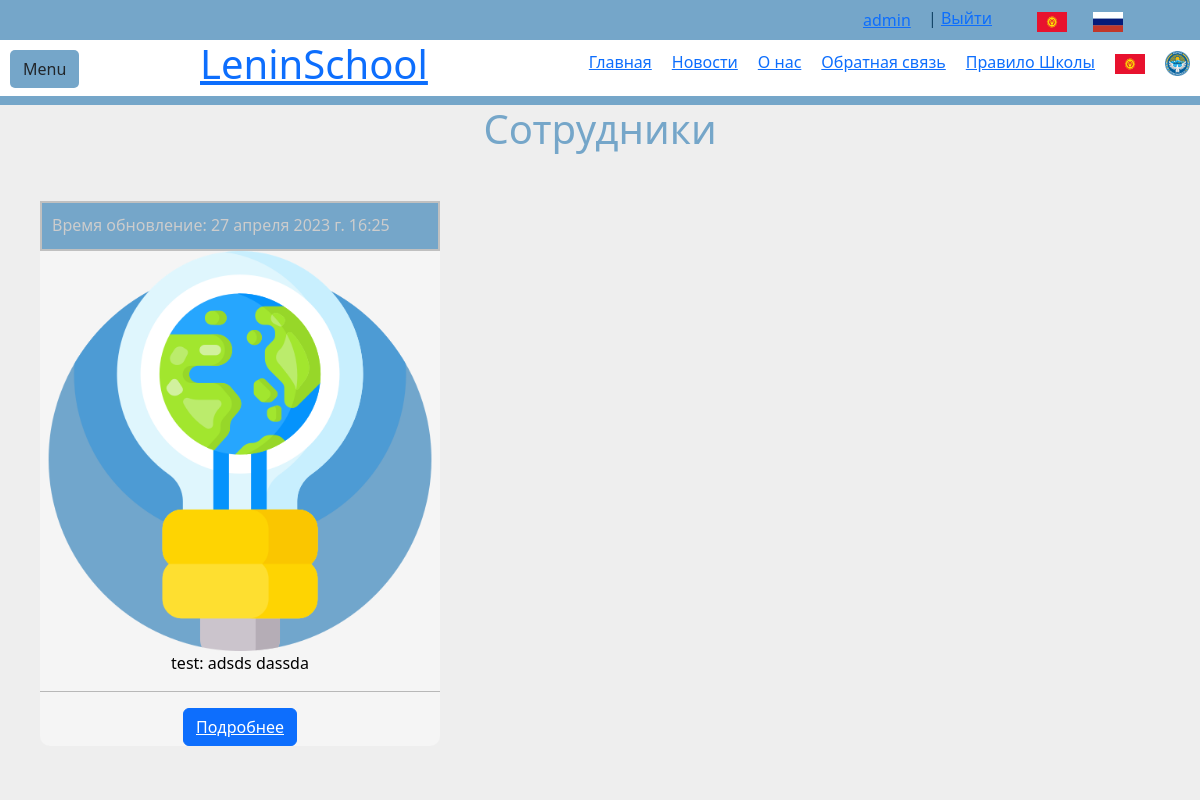
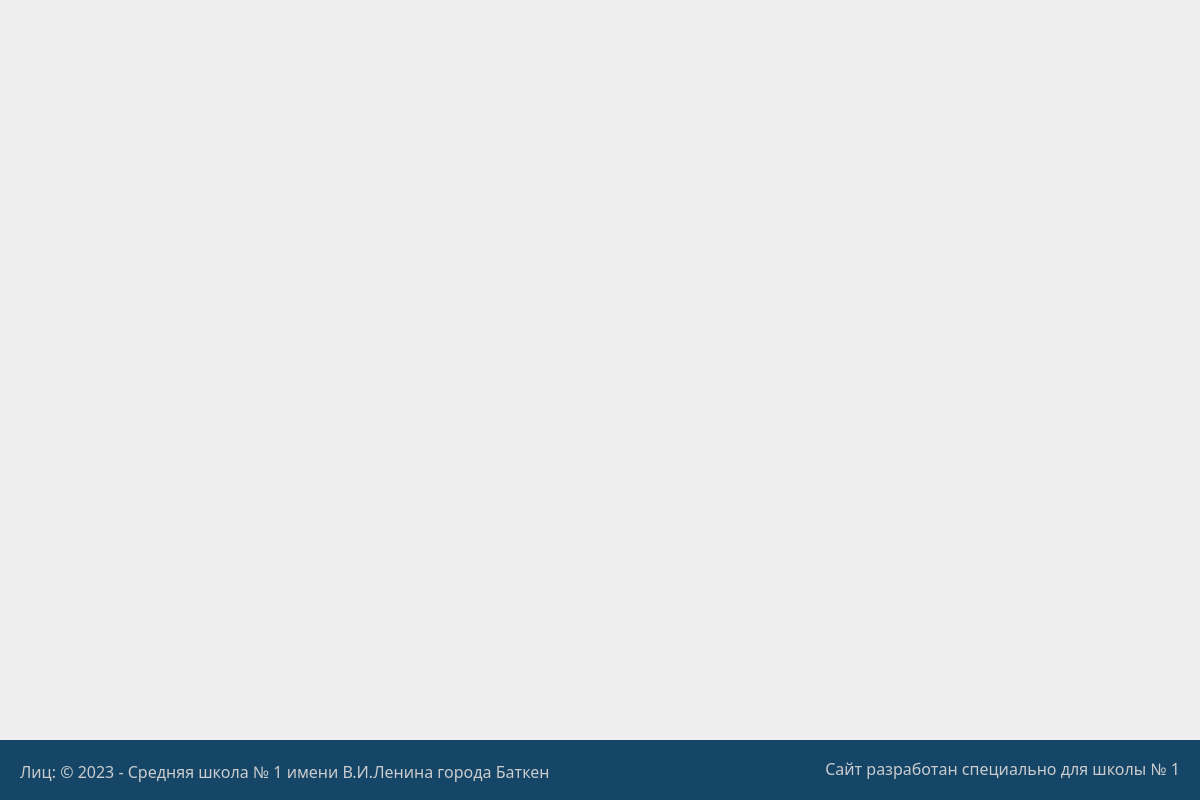
The page /employees/ (signed in) on the database as committed earlier (2 pictures, top to bottom).
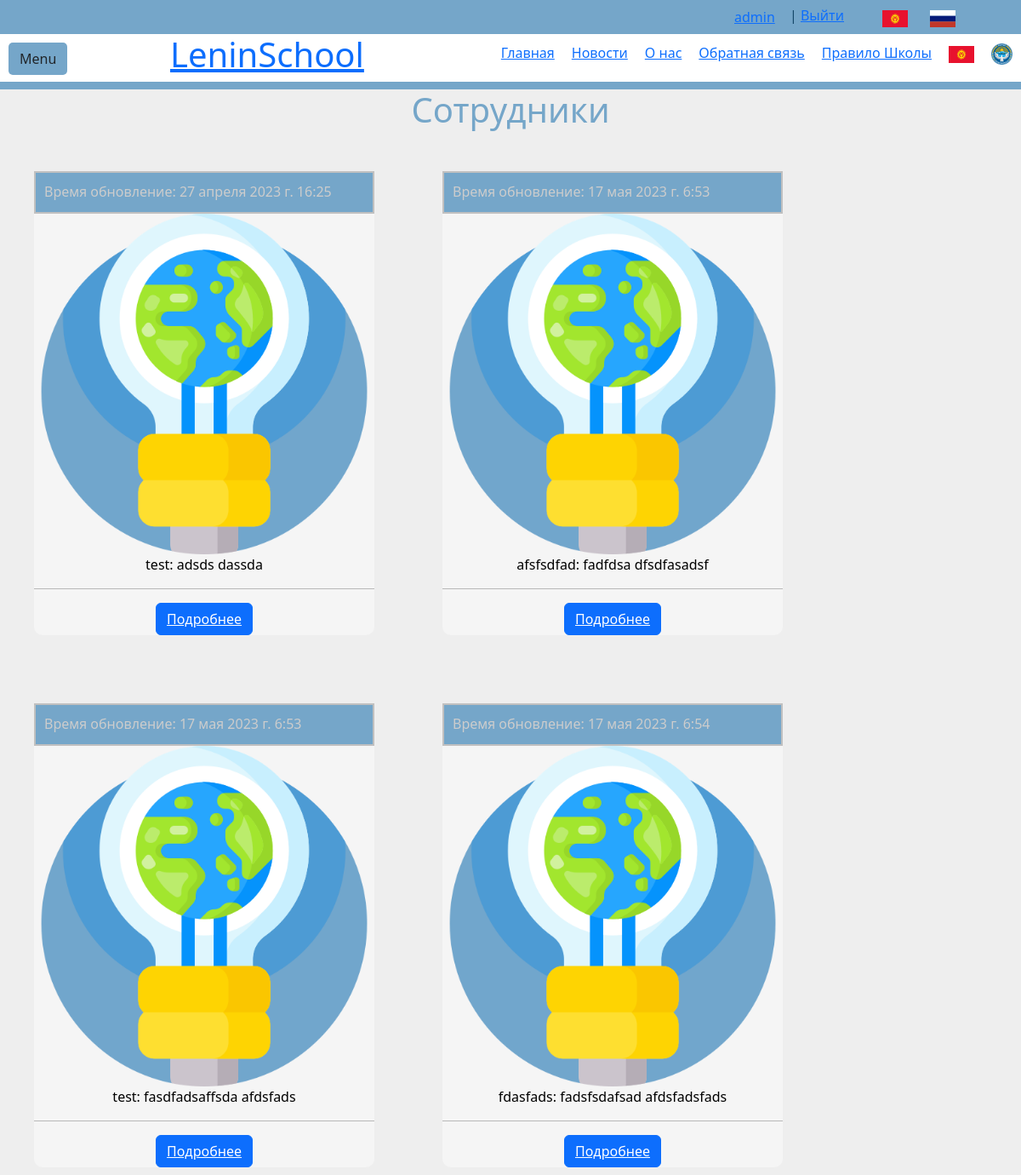
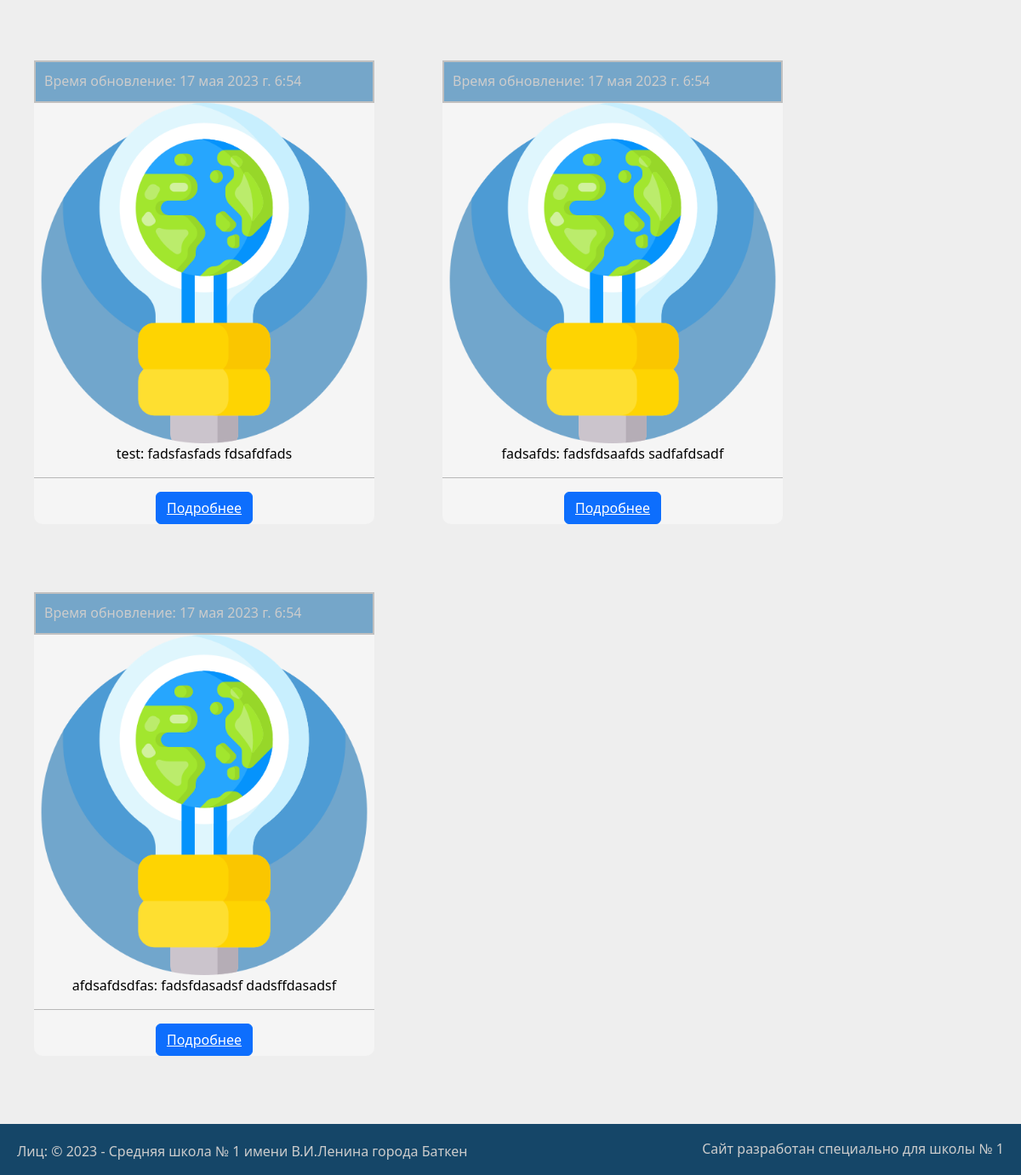
The same page on the database as committed later (2 pictures, top to bottom).
### main/models.py (models this page shows, shortened)
class Employees(models.Model):
    name = models.CharField(verbose_name='Имя', max_length=255)
    surname = models.CharField(verbose_name='Фимилия', max_length=255)
    slug = models.SlugField(max_length=255, unique=True, db_index=True, verbose_name='URL')
    info = models.TextField(verbose_name='Контент', null=True)
    email = models.EmailField(verbose_name='Почта', max_length=255)
    phone = models.IntegerField(verbose_name='Номер телефона пр. (996701500422)')
    photo = models.ImageField(verbose_name='Фотография', upload_to='photos/employees/%Y/', null=True, blank=True)
    status = models.CharField(verbose_name='Статус', max_length=255)
    document = models.FileField(verbose_name='Документ в pdf формате', upload_to='documents/employees/%Y/%m/%d/',
                                null=True, blank=True,
                                validators=[FileExtensionValidator(allowed_extensions=['pdf', ])])
    time_create = models.DateTimeField(verbose_name='Время создание', auto_now_add=True)
    time_update = models.DateTimeField(verbose_name='Время обновление', auto_now=True)
    is_published = models.BooleanField(verbose_name='Публикация', default=True)
    class Meta:
        verbose_name = 'Сотрудники'
        verbose_name_plural = 'Сотрудники'
        ordering = ['id']

### main/views.py (the view)
# urls.py: path('employees/', EmployeesView.as_view(), name='employees'),
class EmployeesView(DataMixin, ListView):
    paginate_by = 10
    model = Employees
    template_name = 'main/employees.html'
    def get_context_data(self, *, object_list=None, **kwargs):
        context = super().get_context_data(**kwargs)
        c_def = self.get_user_context(title='Сотрудники')
        return dict(list(context.items()) + list(c_def.items()))
    def get_queryset(self):
        return Employees.objects.filter(is_published=True)

### main/templates/main/employees.html (shortened to what this page needs)
{% extends 'layout.html' %}
{% load static %}
{% block content %}
<div class="employees_tables">
    {% for a in page_obj %}
    {% if a.is_published %}
    <ul class="tables_employees">
        <li>
            <div class="top-block">
                <div class="time_update">
                    Время обновление: {{ a.time_update }}</div>
            </div>
            <div class="employees_photo">
                {% if a.photo %}
                <img src="{{ a.photo.url }}" height="400px">
                {% else %}
                <img src="{% static 'img/earth-hour.png' %}" width="400px">
                {% endif %}
            </div>
            <div class="employees_info">
                <div class="employees_title">
                    {{ a.status }}: {{ a.name }} {{ a.surname }}
                </div>
            </div>
            <hr>
            <button class="btn btn-primary"><a style="color: white; " href="post/{{ a.slug }}">Подробнее</a></button>
        </li>
    </ul>
    {% endif %}
    {% endfor %}
</div>
{% endblock %}

### main/templates/layout.html (shortened to what this page needs)
<!DOCTYPE html>
{% load bootstrap5 %}
{% load static %}
{% load main_tags %}
<html lang="ru">
<head>
    <link href="{% static 'src/bootstrap/css/bootstrap.min.css' %}" type="text/css" rel="stylesheet">
    <link href="{% static 'fontawesomefree/css/all.min.css' %}" rel="stylesheet" type="text/css">
    <link rel="stylesheet" href="{% static 'css/styles.css' %}">
</head>
<body>
<header class="headers">
    <header class="main_header">
        <header class="header_address">
            <div class="kabinet">
                <div class="user">
                    {% if request.user.is_authenticated %}
                    <p><button class="btn btn-white"><span class="username_kabinet"><a href="{% url 'profile' %}">{{ user.username }}</a></span></button> | <a href="{% url 'logout' %}">Выйти</a></p>
                    {% endif %}
                </div>
                <ul class="lang">
                    <li>
                        <button class="btn btn-white"><a href="#"><img src="{% static 'img/flags/flag.jpg' %}"
                                                                       alt="Kyrgyzstan" width="30px" height="20px"></a>
                        </button>
                    </li>
                    <li>
                        <button class="btn btn-white"><a href="#"><img src="{% static 'img/flags/flag.svg' %}"
                                                                       alt="Russia" width="30px" height="20px"></a>
                        </button>
                    </li>
                </ul>
            </div>
        </header>
        <header class="header">
            <h5 class="btn_menu" style="margin: 10px; background-color: #75a6c9; border-radius: 5px;">
                <button class="btn btn-white" onclick="openMenu()">Menu</button>
            </h5>
            <h1 class="main_name"><a href="{% url 'home' %}">LeninSchool</a></h1>
            <aside class="navigation">
                <ul class="nav">
                    <li><a href="{% url 'home' %}">Главная</a></li>
                    <li><a href="{% url 'news' %}">Новости</a></li>
                    <li><a href="{% url 'about_us' %}">О&nbsp;нас</a></li>
                    <li><a href="{% url 'contact_us' %}">Обратная&nbsp;связь</a></li>
                    <li><a href="{% url 'school_rules' %}">Правило&nbsp;Школы</a></li>
                    <li>
                        <a href="#"><img src="{% static 'img/flags/flag.jpg' %}" alt="Kyrgyzstan" width="30px"
                                         height="20px"></a>
                    </li>
                    <li>
                        <a href="#"><img src="{% static 'img/flags/National_emblem_of_Kyrgyzstan_2016.svg.png' %}"
                                         alt="Kyrgyzstan" width="25px" height="25px"></a>
                    </li>
                </ul>
            </aside>
        </header>
    </header>
</header>
<main class="main" id="main" style="height: 100%; text-align: center;">
    <h1 style="color: #75a6c9;">{{ title }}</h1>
    {% block content %}
    {% endblock %}
</main>
<footer class="main_footer" id="main_footer">
    <footer class="fixed_footer">
        <p class="footer_copy_">Лиц: &copy; 2023 - Средняя школа № 1<span class="text_in_footer"> имени В.И.Ленина города Баткен </span>
        </p>
        <h6 class="footer_title_right">Сайт разработан специально для школы № 1</h6>
    </footer>
</footer>
</body>
</html>

### main/static/css/styles.css (style rules this page uses)
* { padding: 0; margin: 0; list-style: none; text-decoration: none; }
body { color: #000; height: auto; background-color: #eee; min-height: 1600px; }
.headers { padding-top: 105px; }
.main_header { position: fixed; width: 100%; max-height: 600px; background-color: #75a6c9; }
.btn_menu { position: absolute; margin: 5px; }
.header_address { background-color: #75a6c9; width: 100%; position: fixed; display: flex; top: 0px; height: 105px; color: #fff; }
.kabinet { display: flex; margin: auto; margin-bottom: 50px; margin-left: 710px; color: #154668; float: right; }
.user { display: flex; }
.lang { display: flex; }
.header { display: flex; position: fixed; top: 40px; left: 0; width: 100%; background-color: #fff; color: #282828; }
.main_name { float: left; margin-left: 200px; }
.nav { text-align: right; display: flex; float: right; margin-left: 500px; }
.employees_tables { grid-template-columns: repeat(4, 1fr); }
@media (max-width: 1500px) { .kabinet { margin-left: 1000px; } }
@media (max-width: 1500px) { .employees_tables { grid-template-columns: repeat(2, 1fr); } }
@media (max-width: 1500px) { .nav { margin-left: 200px; } }
@media (max-width: 1500px) { .kabinet { margin-left: 950px; } }
@media (max-width: 1400px) { .nav { margin-left: 180px; } }
@media (max-width: 1300px) { .nav { margin-left: 150px; } }
@media (max-width: 1300px) { .kabinet { margin-left: 900px; } }
@media (max-width: 1300px) { .main_footer { margin-left: 0px; width: 100%; } }
@media (max-width: 1300px) { #main { margin-left: 0px; width: 400px; width: 100%; } }
@media (max-width: 1250px) { .nav { margin-left: 100px; } }
@media (max-width: 1250px) { .kabinet { margin-left: 850px; } }
.nav li { margin: 10px; }
.main { margin-bottom: 100px; background-color: #eee; margin-left: 250px; margin-right: auto; }
.main_footer { background-color: #3f6d8f; max-height: 600px; margin-left: 200px; }
.fixed_footer { position: fixed; z-index: 3; bottom: 0; overflow: hidden; background-color: #154668; left: 0; width: 100%; height: 60px; color: #ccc; }
.fixed_footer .footer_copy_ { float: left; margin: 20px; }
.fixed_footer .footer_title_right { float: right; margin: 20px; }
.employees_tables { width: 200px; display: grid; }
.tables_employees { background: whitesmoke; margin: 40px; border-radius: 10px; padding-left: 0; }
.tables_employees li { float: left; margin: 0px; }
.tables_employees li .employees_photo { margin-top: 0px; }
.top-block { display: block; width: 100%; height: 50px; background: #75a6c9; color: #ccc; border: 2px solid silver; padding-top: 10px; }
.time_update { float: left; margin: auto; margin-left: 10px; }

Rows that differ between the two databases and show on the page:
added Employees: time_update "17 мая 2023 г. 6:53", is_published True (drawn), status "afsfsdfad", name "fadfdsa", surname "dfsdfasadsf"
added Employees: time_update "17 мая 2023 г. 6:53", is_published True (drawn), status "test", name "fasdfadsaffsda", surname "afdsfads"
added Employees: time_update "17 мая 2023 г. 6:54", is_published True (drawn), status "fdasfads", name "fadsfsdafsad", surname "afdsfadsfads"
added Employees: time_update "17 мая 2023 г. 6:54", is_published True (drawn), status "test", name "fadsfasfads", surname "fdsafdfads"
added Employees: time_update "17 мая 2023 г. 6:54", is_published True (drawn), status "fadsafds", name "fadsfdsaafds", surname "sadfafdsadf"
added Employees: time_update "17 мая 2023 г. 6:54", is_published True (drawn), status "afdsafdsdfas", name "fadsfdasadsf", surname "dadsffdasadsf"
